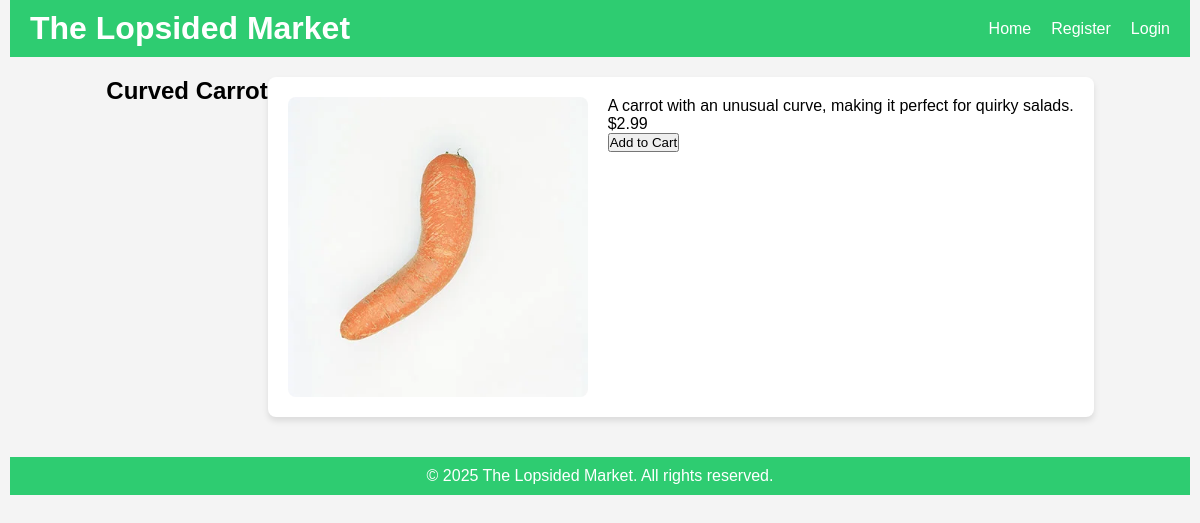
Page /product/1 on the committed database.
### models.py (models this page shows)
class Product(db.Model):
    id = db.Column(db.Integer, primary_key=True)  # Unique ID for each product
    name = db.Column(db.String(150), nullable=False)  # Name of the product
    description = db.Column(db.String(300))  # Optional product description
    price = db.Column(db.Float, nullable=False)  # Price of the product
    image_url = db.Column(db.String(150), nullable=False)  # URL for product image

### app.py (the view)
@app.route('/product/<int:product_id>')
def product_page(product_id):
    product = Product.query.get_or_404(product_id)  # Get product by ID from the database
    return render_template('product_page.html', product=product)  # Render product details page

### templates/product_page.html (shortened to what this page needs)
<!DOCTYPE html>
<html lang="en">
<head>
    <link rel="stylesheet" href="{{ url_for('static', filename='styles.css') }}">
</head>
<body>
    <header class="header">
        <div class="logo">
            <h1>The Lopsided Market</h1>
        </div>
        <nav class="nav">
            <ul>
                <li><a href="{{ url_for('home') }}">Home</a></li>
                <li><a href="{{ url_for('register') }}">Register</a></li>
                <li><a href="{{ url_for('login') }}">Login</a></li>
            </ul>
        </nav>
    </header>
    <main class="product-detail-container">
        <h2>{{ product.name }}</h2>
        <div class="product-detail-card">
            <img src="{{ url_for('static', filename='images/' + product.image_url) }}" alt="{{ product.name }}" class="product-detail-image">
            <div class="product-detail-info">
                <p>{{ product.description }}</p>
                <p class="price">${{ product.price }}</p>
                <form action="{{ url_for('add_to_cart', product_id=product.id) }}" method="POST">
                    <button type="submit" class="btn">Add to Cart</button>
                </form>
            </div>
        </div>
    </main>
    <footer class="footer">
        <p>&copy; 2025 The Lopsided Market. All rights reserved.</p>
    </footer>
</body>
</html>

### static/styles.css (style rules this page uses)
* { margin: 0; padding: 0; box-sizing: border-box; }
body { font-family: Arial, sans-serif; background-color: #f4f4f4; padding: 0 10px; }
.header { background-color: #2ecc71; padding: 10px 20px; color: white; display: flex; justify-content: space-between; align-items: center; }
nav ul { list-style-type: none; padding: 0; display: flex; justify-content: center; }
nav ul li { margin-left: 20px; }
nav ul li a { text-decoration: none; color: white; font-size: 16px; }
footer { background-color: #333; color: white; text-align: center; padding: 10px; }
.product-detail-container { padding: 20px; display: flex; justify-content: center; }
.product-detail-card { background-color: white; padding: 20px; display: flex; justify-content: center; gap: 20px; box-shadow: 0 4px 6px rgba(0, 0, 0, 0.1); border-radius: 8px; }
.product-detail-image { width: 300px; height: 300px; object-fit: cover; border-radius: 8px; }
.footer { text-align: center; padding: 10px; background-color: #2ecc71; color: white; margin-top: 20px; }

### rows in the picture
Product: name "Curved Carrot", image_url (picture), description "A carrot with an unusual curve, making it perfect for quirky salads.", price "2.99"
